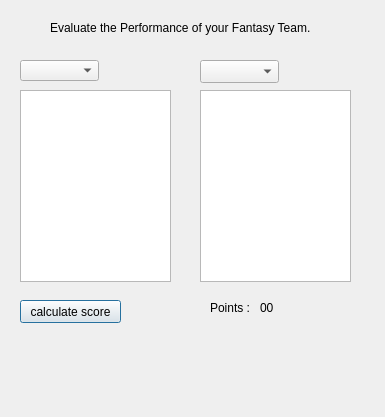
<?xml version="1.0" encoding="UTF-8"?>
<ui version="4.0">
 <class>Dialog</class>
 <widget class="QDialog" name="Dialog">
  <property name="geometry">
   <rect>
    <x>0</x>
    <y>0</y>
    <width>385</width>
    <height>417</height>
   </rect>
  </property>
  <property name="windowTitle">
   <string>Dialog</string>
  </property>
  <widget class="QLabel" name="label">
   <property name="geometry">
    <rect>
     <x>50</x>
     <y>20</y>
     <width>301</width>
     <height>16</height>
    </rect>
   </property>
   <property name="text">
    <string>Evaluate the Performance of your Fantasy Team.</string>
   </property>
  </widget>
  <widget class="QComboBox" name="combo_team">
   <property name="geometry">
    <rect>
     <x>20</x>
     <y>60</y>
     <width>79</width>
     <height>21</height>
    </rect>
   </property>
  </widget>
  <widget class="QComboBox" name="combo_match">
   <property name="geometry">
    <rect>
     <x>200</x>
     <y>60</y>
     <width>79</width>
     <height>23</height>
    </rect>
   </property>
  </widget>
  <widget class="QPushButton" name="btn_calc">
   <property name="geometry">
    <rect>
     <x>20</x>
     <y>300</y>
     <width>101</width>
     <height>23</height>
    </rect>
   </property>
   <property name="text">
    <string>calculate score</string>
   </property>
  </widget>
  <widget class="QLabel" name="lbl_points">
   <property name="geometry">
    <rect>
     <x>210</x>
     <y>300</y>
     <width>57</width>
     <height>15</height>
    </rect>
   </property>
   <property name="text">
    <string>Points :</string>
   </property>
  </widget>
  <widget class="QLabel" name="lbl_score">
   <property name="geometry">
    <rect>
     <x>260</x>
     <y>300</y>
     <width>57</width>
     <height>15</height>
    </rect>
   </property>
   <property name="text">
    <string>00</string>
   </property>
  </widget>
  <widget class="QListWidget" name="list_eval_players">
   <property name="geometry">
    <rect>
     <x>20</x>
     <y>90</y>
     <width>151</width>
     <height>192</height>
    </rect>
   </property>
  </widget>
  <widget class="QListWidget" name="list_eval_points">
   <property name="geometry">
    <rect>
     <x>200</x>
     <y>90</y>
     <width>151</width>
     <height>192</height>
    </rect>
   </property>
  </widget>
 </widget>
 <resources/>
 <connections/>
</ui>
